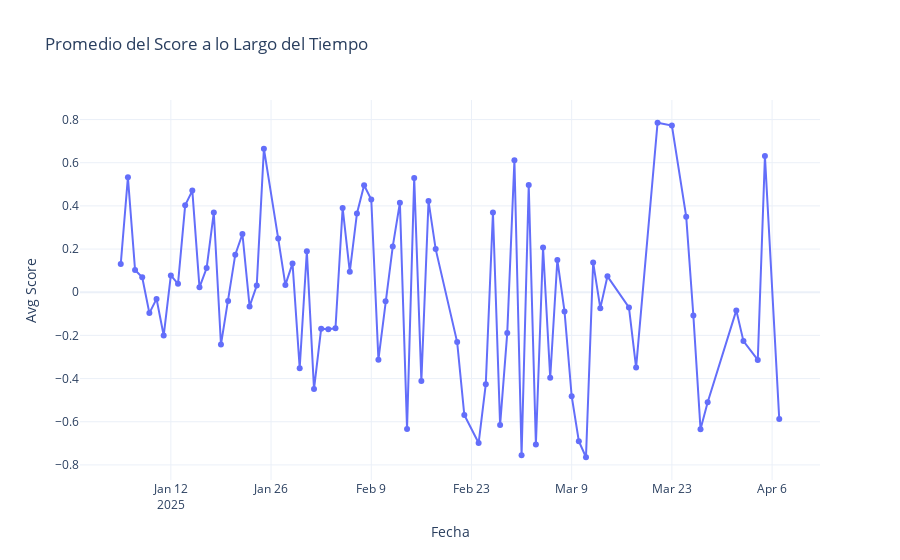

The notebook cell saved with this chart:
### Code cell
import plotly.express as px

fig = px.line(df_news_avg_score, x='fecha', y='score', title='Promedio del Score a lo Largo del Tiempo', markers=True)
fig.update_layout(xaxis_title='Fecha', yaxis_title='Avg Score', template='plotly_white')
fig.show()
